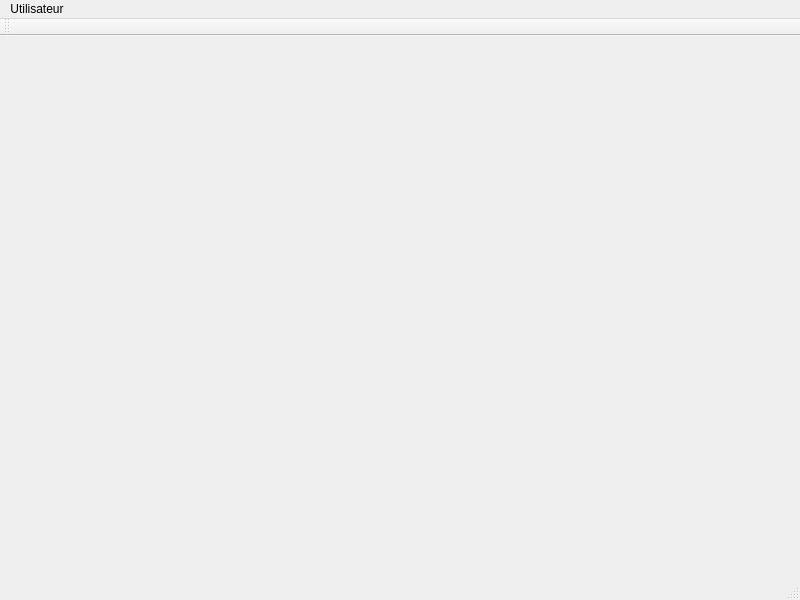
<?xml version="1.0" encoding="UTF-8"?>
<ui version="4.0">
 <class>MainWindow</class>
 <widget class="QMainWindow" name="MainWindow">
  <property name="geometry">
   <rect>
    <x>0</x>
    <y>0</y>
    <width>800</width>
    <height>600</height>
   </rect>
  </property>
  <property name="windowTitle">
   <string>MainWindow</string>
  </property>
  <widget class="QWidget" name="centralWidget"/>
  <widget class="QMenuBar" name="menuBar">
   <property name="geometry">
    <rect>
     <x>0</x>
     <y>0</y>
     <width>800</width>
     <height>21</height>
    </rect>
   </property>
   <widget class="QMenu" name="menuUtilisateur">
    <property name="title">
     <string>Utilisateur</string>
    </property>
    <addaction name="actionInfos_Perso"/>
   </widget>
   <addaction name="menuUtilisateur"/>
  </widget>
  <widget class="QToolBar" name="mainToolBar">
   <attribute name="toolBarArea">
    <enum>TopToolBarArea</enum>
   </attribute>
   <attribute name="toolBarBreak">
    <bool>false</bool>
   </attribute>
  </widget>
  <widget class="QStatusBar" name="statusBar"/>
  <action name="actionInfos_Perso">
   <property name="text">
    <string>Infos Perso</string>
   </property>
   <property name="shortcut">
    <string>Ctrl+I</string>
   </property>
  </action>
 </widget>
 <layoutdefault spacing="6" margin="11"/>
 <resources/>
 <connections/>
</ui>
